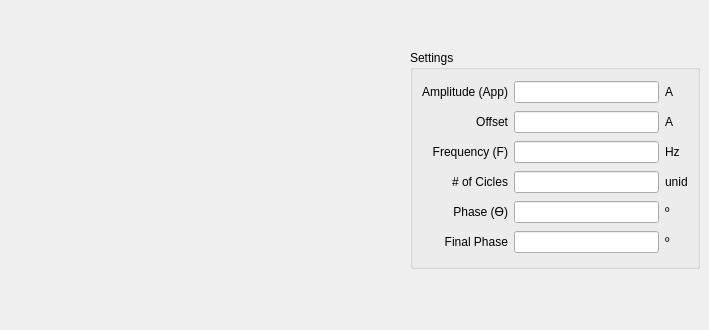
         <widget class="QWidget" name="tab_13">
          <attribute name="title">
           <string>Senoid</string>
          </attribute>
          <widget class="QGroupBox" name="groupBox_17">
           <property name="geometry">
            <rect>
             <x>410</x>
             <y>50</y>
             <width>290</width>
             <height>219</height>
            </rect>
           </property>
           <property name="title">
            <string>Settings</string>
           </property>
           <layout class="QGridLayout" name="gridLayout_9">
            <item row="0" column="0">
             <widget class="QLabel" name="label_91">
              <property name="text">
               <string>Amplitude (App)</string>
              </property>
              <property name="alignment">
               <set>Qt::AlignRight|Qt::AlignTrailing|Qt::AlignVCenter</set>
              </property>
             </widget>
            </item>
            <item row="0" column="1">
             <widget class="QLineEdit" name="Amplitude_Senoidal"/>
            </item>
            <item row="0" column="2">
             <widget class="QLabel" name="label_94">
              <property name="text">
               <string>A </string>
              </property>
             </widget>
            </item>
            <item row="1" column="0">
             <widget class="QLabel" name="label_114">
              <property name="text">
               <string>Offset</string>
              </property>
              <property name="alignment">
               <set>Qt::AlignRight|Qt::AlignTrailing|Qt::AlignVCenter</set>
              </property>
             </widget>
            </item>
            <item row="1" column="1">
             <widget class="QLineEdit" name="Offset_Senoidal">
              <property name="text">
               <string/>
              </property>
             </widget>
            </item>
            <item row="1" column="2">
             <widget class="QLabel" name="label_113">
              <property name="text">
               <string>A</string>
              </property>
             </widget>
            </item>
            <item row="2" column="0">
             <widget class="QLabel" name="label_119">
              <property name="text">
               <string>Frequency (F)</string>
              </property>
              <property name="alignment">
               <set>Qt::AlignRight|Qt::AlignTrailing|Qt::AlignVCenter</set>
              </property>
             </widget>
            </item>
            <item row="2" column="1">
             <widget class="QLineEdit" name="Frequencia_Senoidal">
              <property name="text">
               <string/>
              </property>
             </widget>
            </item>
            <item row="2" column="2">
             <widget class="QLabel" name="label_116">
              <property name="text">
               <string>Hz</string>
              </property>
             </widget>
            </item>
            <item row="3" column="0">
             <widget class="QLabel" name="label_117">
              <property name="text">
               <string># of Cicles</string>
              </property>
              <property name="alignment">
               <set>Qt::AlignRight|Qt::AlignTrailing|Qt::AlignVCenter</set>
              </property>
             </widget>
            </item>
            <item row="3" column="1">
             <widget class="QLineEdit" name="N_Ciclos_Senoidal"/>
            </item>
            <item row="3" column="2">
             <widget class="QLabel" name="label_123">
              <property name="text">
               <string>unid</string>
              </property>
             </widget>
            </item>
            <item row="4" column="0">
             <widget class="QLabel" name="label_93">
              <property name="text">
               <string>Phase (ϴ)</string>
              </property>
              <property name="alignment">
               <set>Qt::AlignRight|Qt::AlignTrailing|Qt::AlignVCenter</set>
              </property>
             </widget>
            </item>
            <item row="4" column="1">
             <widget class="QLineEdit" name="Defasagem_Senoidal">
              <property name="text">
               <string/>
              </property>
             </widget>
            </item>
            <item row="4" column="2">
             <widget class="QLabel" name="label_115">
              <property name="text">
               <string>º</string>
              </property>
             </widget>
            </item>
            <item row="5" column="0">
             <widget class="QLabel" name="label_121">
              <property name="text">
               <string>Final Phase</string>
              </property>
              <property name="alignment">
               <set>Qt::AlignRight|Qt::AlignTrailing|Qt::AlignVCenter</set>
              </property>
             </widget>
            </item>
            <item row="5" column="1">
             <widget class="QLineEdit" name="Posicao_Final_Senoidal"/>
            </item>
            <item row="5" column="2">
             <widget class="QLabel" name="label_118">
              <property name="text">
               <string>º</string>
              </property>
             </widget>
            </item>
           </layout>
          </widget>
          <widget class="QLabel" name="label_61">
           <property name="geometry">
            <rect>
             <x>10</x>
             <y>30</y>
             <width>401</width>
             <height>231</height>
            </rect>
           </property>
           <property name="text">
            <string/>
           </property>
           <property name="pixmap">
            <pixmap>../../../../Users/james.citadini/.designer/backup/imagens/senoide_tempo.JPG</pixmap>
           </property>
           <property name="scaledContents">
            <bool>true</bool>
           </property>
          </widget>
          <widget class="QLabel" name="label_70">
           <property name="geometry">
            <rect>
             <x>70</x>
             <y>260</y>
             <width>301</width>
             <height>61</height>
            </rect>
           </property>
           <property name="text">
            <string/>
           </property>
           <property name="pixmap">
            <pixmap>../../../../Users/james.citadini/.designer/backup/imagens/Eq_seno.jpg</pixmap>
           </property>
           <property name="scaledContents">
            <bool>true</bool>
           </property>
          </widget>
         </widget>
